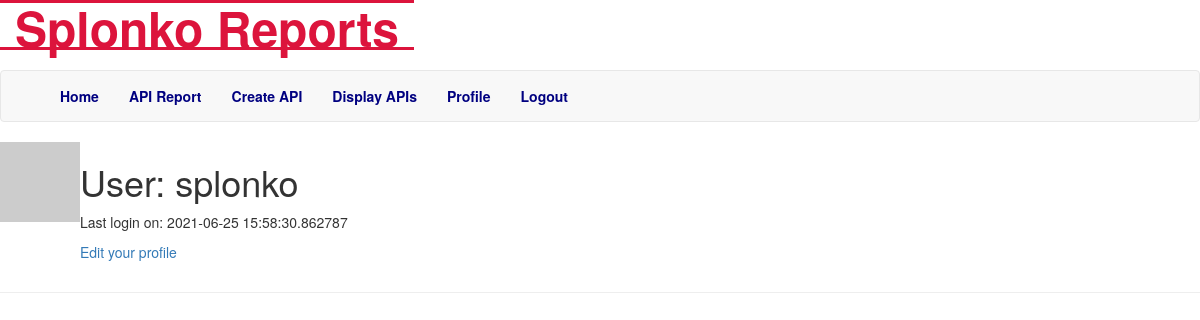
/user/splonko (signed in), run on an earlier commit of the app's database.
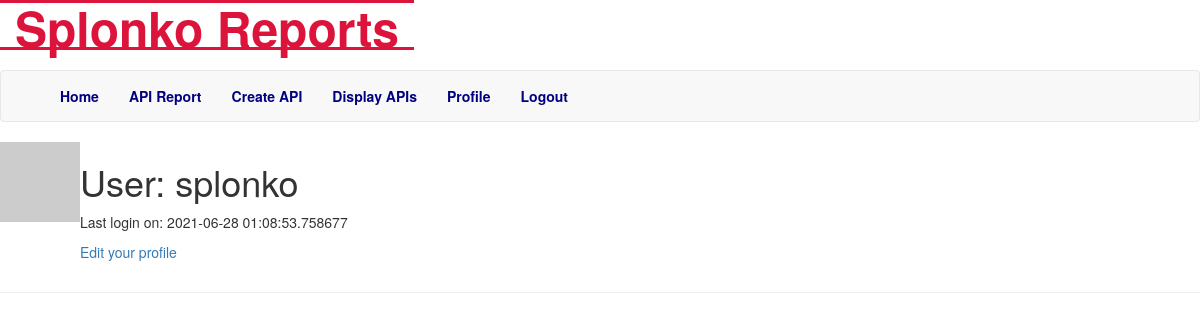
And on a later commit of the database.
### app/models.py (models this page shows, shortened)
class User(UserMixin, db.Model):
    id = db.Column(db.Integer, primary_key=True)
    username = db.Column(db.String(64), index=True, unique=True)
    email = db.Column(db.String(120), index=True, unique=True)
    password_hash = db.Column(db.String(128))
    about_me = db.Column(db.String(140))
    last_login = db.Column(db.DateTime, default=datetime.utcnow)
    def avatar(self, size):
        digest = md5(self.email.lower().encode('utf-8')).hexdigest()
        return 'https://www.gravatar.com/avatar/{}?d=identicon&s={}'.format(
            digest, size)

### app/routes.py (the view)
@app.route('/user/<username>')
@login_required
def user(username):
    user = User.query.filter_by(username=username).first_or_404()
    return render_template('user.html', user=user)

### app/models.py (called while the page is built)
@login.user_loader
def load_user(id):
    return User.query.get(int(id))

### app/routes.py (called while the page is built)
@app.before_request
def before_request():
    if current_user.is_authenticated:
        current_user.last_login = datetime.utcnow()
        db.session.commit()

### app/templates/user.html (shortened to what this page needs)
{% extends "base.html" %}
{% block content %}
    <table>
        <tr valign="top">
            <td><img src="{{ user.avatar(128) }}"></td>
            <td>
                <h1>User: {{ user.username }}</h1>
                {% if user.last_login %}<p>Last login on: {{ user.last_login }}</p>{% endif %}
                {% if user == current_user %}
                    <p><a href="{{ url_for('edit_profile') }}">Edit your profile</a></p>
                {% endif %}
            </td>
        </tr>
    </table>
    <hr>
{% endblock %}

### app/templates/base.html (shortened to what this page needs)
{% extends 'bootstrap/base.html' %}
{% block navbar %}
    <nav class="navbar navbar-default" style="background-color: transparent; border: transparent">
        <div class="modal-title">
            <div class="navbar-header">
                <a class="navbar-brand" href="{{ url_for('index') }}" style="color: crimson;font-weight: bolder;font-size: xxx-large;border-block: solid;position: fixed;left: 0px;">Splonko Reports</a>
            </div>
        </div>
    </nav>
    <nav class="navbar navbar-default">
        <div class="container">
            <div class="collapse navbar-collapse" id="bs-example-navbar-collapse-1">
                <ul class="nav navbar-nav navbar-left" style="position: relative;">
                    <li><a href="{{ url_for('index') }}" style="color: navy;font-weight: bold; ">Home</a></li>
                    {% if current_user.is_anonymous %}
                    <li><a href="{{ url_for('login') }}" style="color: navy;font-weight: bold;">Login</a></li>
                    {% else %}
                    <li><a href="{{ url_for('api_report') }}" style="color: navy;font-weight: bold;">API Report</a></li>
                    <li><a href="{{ url_for('create_API') }}" style="color: navy;font-weight: bold;">Create API</a></li>
                    <li><a href="{{ url_for('display_api') }}" style="color: navy;font-weight: bold;">Display APIs</a></li>
                    <li><a href="{{ url_for('user', username=current_user.username) }}" style="color: navy;font-weight: bold;">Profile</a></li>
                    <li><a href="{{ url_for('logout') }}" style="color: navy;font-weight: bold;" >Logout</a></li>
                    {% endif %}
                </ul>
            </div>
        </div>
    </nav>
{% endblock %}

What changed in the data, as far as the page shows it:
changed User "splonko": last_login "2021-06-25 15:58:30.862787" → "2021-06-28 01:08:53.758677"
